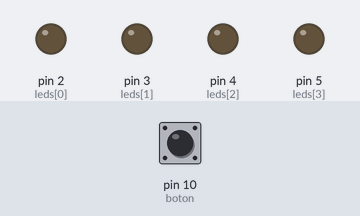
Bench run of a sketch on a simulated Arduino Uno, built with avr-gcc and run on an emulated ATmega328P. On the bench: output pins drawn as LEDs (lit = HIGH). Inputs (shaded band) come from the test bench; at power-on: pin 10 (boton) HIGH.

Above: at 1.2 s.
1.3 s: pin 10 (boton) pulled LOW for 0.15 s
At 1.7 s:
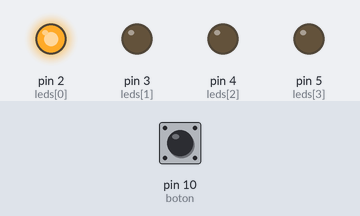
2.9 s: pin 10 (boton) pulled LOW for 1 s
At 4.1 s:
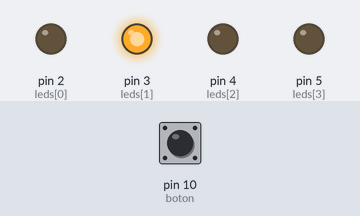
5.4 s: pin 10 (boton) pulled LOW for 0.15 s
At 6.0 s:
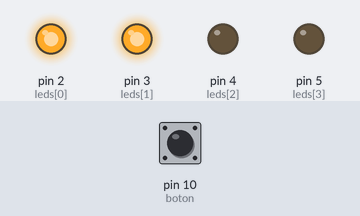
7.0 s: pin 10 (boton) pulled LOW for 3.2 s
At 7.3 s:
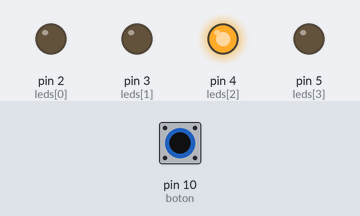
11.7 s: pin 10 (boton) pulled LOW for 0.15 s
At 12.0 s:
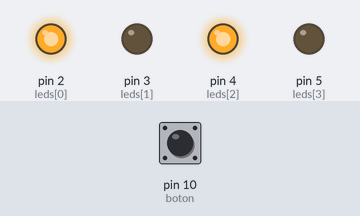
13.3 s: pin 10 (boton) pulled LOW for 1 s
At 14.5 s:
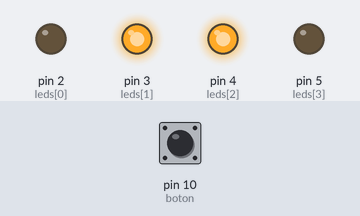
Timing chart, 0 to 16.3 s (numbered marks = the images above; inputs shaded):
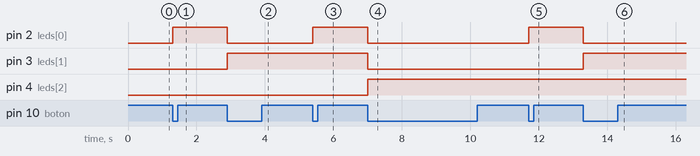

The sketch:

reto4.ino
```cpp
int leds[4] = {2,3,4,5};
int boton = 10;
int numero = 0, ultimoEstado = HIGH;

void setup() {
  for(int i=0;i<4;i++) pinMode(leds[i], OUTPUT);
  pinMode(boton, INPUT_PULLUP);
}

void mostrarBinario(int n) {
  for(int i=0; i<4; i++)
    digitalWrite(leds[i], (n >> i) & 1);
}

void loop() {
  int lectura = digitalRead(boton);
  if (lectura == LOW && ultimoEstado == HIGH) {
    numero = (numero + 1) % 16;
    mostrarBinario(numero);
    delay(200);
  }
  ultimoEstado = lectura;
}
```

Measured:
- after the input at 1.3 s, pin 2 (leds[0]): LOW → HIGH at once
- after the input at 2.9 s, pin 2 (leds[0]): HIGH → LOW at once; pin 3 (leds[1]): LOW → HIGH at once
- after the input at 5.4 s, pin 2 (leds[0]): LOW → HIGH at once
- after the input at 7.0 s, pin 2 (leds[0]), pin 3 (leds[1]): HIGH → LOW at once; pin 4 (leds[2]): LOW → HIGH at once
- after the input at 11.7 s, pin 2 (leds[0]): LOW → HIGH at once
- after the input at 13.3 s, pin 2 (leds[0]): HIGH → LOW at once; pin 3 (leds[1]): LOW → HIGH at once
